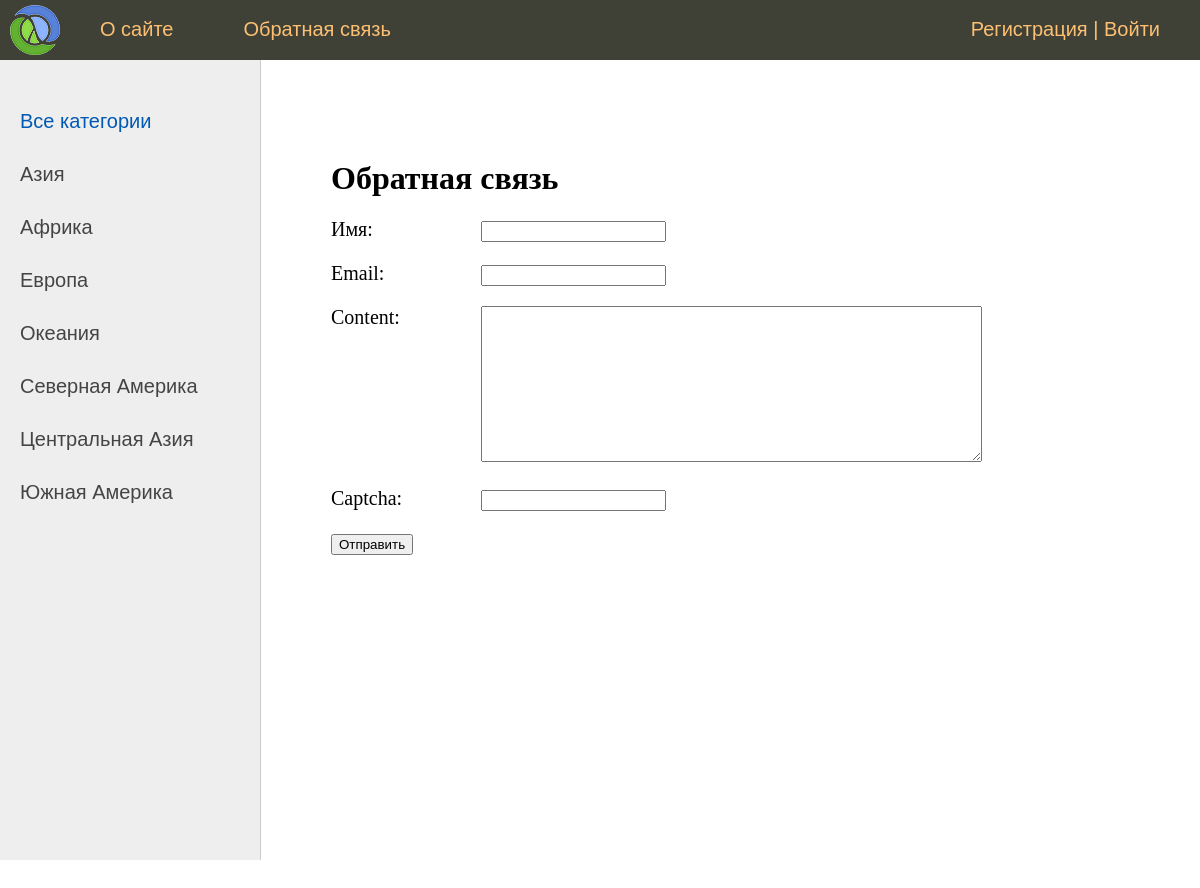
Page /contact/ on the committed database.
### nur/models.py (models this page shows, shortened)
class Category(models.Model):
    name = models.CharField(max_length=100, db_index=True, verbose_name="Категория")
    slug = models.SlugField(max_length=255, unique=True, db_index=True, verbose_name="URL")
    def get_absolute_url(self):
        return reverse('category', kwargs={'cat_slug': self.slug})
    class Meta:
        verbose_name = 'Категория'
        verbose_name_plural = 'Категории'
        ordering = ['id']

### nur/views.py (the view, shortened to what this page needs)
# urls.py: path('contact/', ContactFormView.as_view(), name='contact'),
class ContactFormView(DataMixin, FormView):
    form_class = ContactForm
    template_name = 'nur/contact.html'
    success_url = reverse_lazy('home')
    def get_context_data(self, *, object_list=None, **kwargs):
        context = super().get_context_data(**kwargs)
        c_def = self.get_user_context(title="Обратная связь")
        return dict(list(context.items()) + list(c_def.items()))

### nur/forms.py
class ContactForm(forms.Form):
    name = forms.CharField(label='Имя', max_length=255)
    email = forms.EmailField(label='Email')
    content = forms.CharField(widget=forms.Textarea(attrs={'cols': 60, 'rows': 10}))
    captcha = CaptchaField()

### nur/utils.py (called while the page is built)
    def get_user_context(self, **kwargs):
        context = kwargs
        cats = cache.get('cats')
        if not cats:
            cats = Category.objects.annotate(Count('nur'))
            cache.set('cats', cats, 60)
        user_menu = menu.copy()
        if not self.request.user.is_authenticated:
            user_menu.pop(1)
        context['menu'] = user_menu
        context['cats'] = cats
        if 'cat_selected' not in context:
            context['cat_selected'] = 0
        return context

### nur/templates/nur/contact.html (shortened to what this page needs)
{% extends 'nur/base.html' %}
{% block content %}
<h1>{{title}}</h1>
<form method="post">
{% for f in form %}
<p><label class="form-label" for="{{ f.id_for_label }}">{{f.label}}: </label>{{ f }}</p>
{% endfor %}
  <button type="submit">Отправить</button>
</form>
{% endblock %}

### nur/templates/nur/base.html (shortened to what this page needs)
{% load static %}
{% load nur_tags %}
<!DOCTYPE html>
<html>
<head>
    <link type="text/css" href="{% static 'nur/css/styles.css' %}" rel="stylesheet" />
</head>
<body>
<table class="table-page" border=0 cellpadding="0" cellspacing="0">
    <tr><td valign=top>
{% block mainmenu %}
        <div class="header">
			<ul id="mainmenu" class="mainmenu">
			<li class="logo"><a href="{% url 'home' %}"><div class="logo"></div></a></li>
{% for m in menu %}
			<li><a href="{% url m.url_name %}">{{m.title}}</a></li>
{% endfor %}
			{% if request.user.is_authenticated %}
			<li class="last"> {{user.username}} | <a href="{% url 'logout' %}">Выйти</a> </li>
			{% else %}
			<li class="last"><a href="{% url 'register' %}">Регистрация</a> | <a href="{% url 'login' %}">Войти</a></li>
			{% endif %}
			</ul>
		</div>
{% endblock mainmenu %}
<table class="table-content" border=0 cellpadding="0" cellspacing="0">
<tr>
	<td valign="top" class="left-chapters">
	<ul id="leftchapters">
{% if cat_selected == 0 %}
		<li class="selected">Все категории</li>
{% else %}
		<li><a href="{% url 'home' %}">Все категории</a></li>
{% endif %}
{% for c in cats %}
{% if c.nur__count > 0 %}
		{% if c.pk == cat_selected %}
			<li class="selected">{{c.name}}</li>
		{% else %}
			<li><a href="{{ c.get_absolute_url }}">{{c.name}}</a></li>
		{% endif %}
{% endif %}
{% endfor %}
	</ul>
</td>
<td valign="top" class="content">
	<div class="content-text">
{% block content %}
{% endblock %}
	</div>
</td></tr></table>
</td></tr>
</table>
</body>
</html>

### nur/static/nur/css/styles.css (style rules this page uses)
html, body { font-family: 'Arial'; margin: 0; padding: 0; height: 100%; width: 100%; color: #444; }
a { color: #0059b2; text-decoration: none; }
.table-page { width: 100%; height: 100%; vertical-align: top; }
.table-page tr { height: 100%; }
.header { background: #3F4137; height: 60px; }
.logo { background: url('../images/logo.png') no-repeat 10px 5px; width: 70px; height: 60px; }
ul.mainmenu { list-style: none; margin: 0; padding: 0; height: 60px; color: #fdc073; font-size: 20px; overflow: hidden; }
ul.mainmenu li { float: left; margin: 18px 40px 0 30px; }
ul.mainmenu li.logo { margin: 0; }
ul.mainmenu li.last { float: right; }
ul.mainmenu li a { color: #fdc073; text-decoration: none; }
.table-content { width: 100%; min-height: 100%; height: 100%; }
.left-chapters { margin: 0; background: #eee; border-right: 1px solid #ccc; min-height: 100%; }
.left-chapters ul { width: 230px; min-height: 100%; margin: 0; padding: 20px 10px 10px 20px; list-style: none; font-size: 20px; }
.left-chapters ul li { margin: 30px 0 0 0; color: #999; }
.left-chapters ul li.selected { color: #0059b2; }
.left-chapters ul li a { color: #444; text-decoration: none; }
.content { padding: 40px 20px 20px 40px; width: 100%; box-sizing: border-box; }
.content-text { margin: 60px 0 0 30px; color: #000; font-size: 20px; font-family: Yandex Sans Display Light; }
.content-text h1 { font-size: 32px; }
.form-label { display: inline-block; min-width: 150px; vertical-align: top; }

### rows in the picture
Category: name "Азия"
Category: name "Африка"
Category: name "Европа"
Category: name "Океания"
Category: name "Северная Америка"
Category: name "Центральная Азия"
Category: name "Южная Америка"

### other values in the picture
{{ m.title }} "О сайте" "Обратная связь"
{{ title }} "Обратная связь"
{{ f.label }} "Имя" "Email" "Content" "Captcha"
